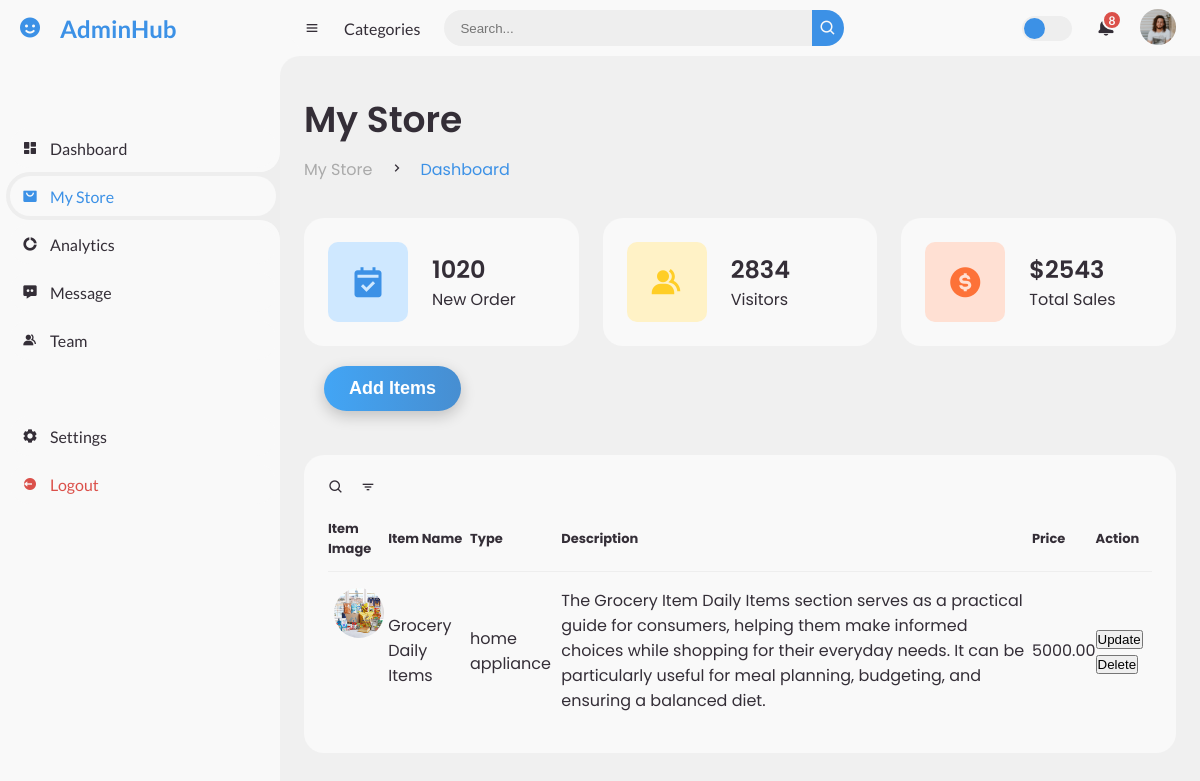
/admin/myStore.php, run on an earlier commit of the app's database.
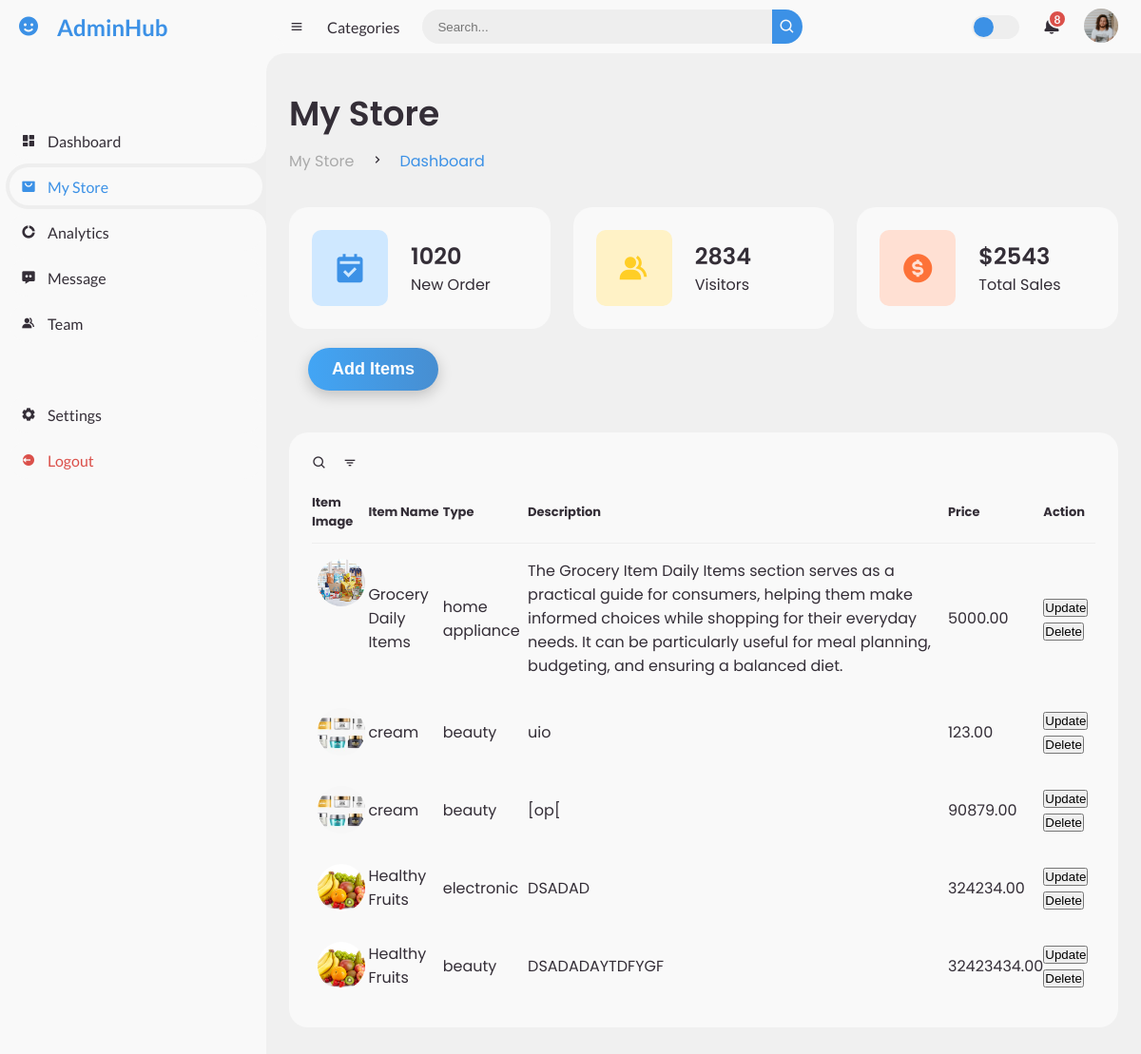
And on a later commit of the database.
### tables this page shows
CREATE TABLE `items` (
  `n_id` int(11) NOT NULL,
  `name` varchar(255) NOT NULL,
  `type` varchar(255) NOT NULL,
  `description` text NOT NULL,
  `price` decimal(10,2) NOT NULL,
  `image` varchar(255) NOT NULL
);

### admin/fetch_items.php (the view, shortened to what this page needs)
<?php
include '../dbase.php';
$sql = "SELECT * FROM items";
$result = $conn->query($sql);
if ($result->num_rows > 0) {
    while ($row = $result->fetch_assoc()) {
        echo "<tr>";
        echo "<td><img src='" . htmlspecialchars($row['image']) . "' alt='Item Image' style='width: 50px; height: 50px;'></td>";
        echo "<td>" . htmlspecialchars($row['name']) . "</td>";
        echo "<td>" . htmlspecialchars($row['type']) . "</td>";
        echo "<td>" . htmlspecialchars($row['description']) . "</td>";
        echo "<td>" . htmlspecialchars($row['price']) . "</td>";
        echo "<td>
                <button class='update-btn' data-id='" . htmlspecialchars($row['n_id']) . "'>Update</button>
                <button class='delete-btn' data-id='" . htmlspecialchars($row['n_id']) . "'>Delete</button>
              </td>";
        echo "</tr>";
    }
} else {
    echo "<tr><td colspan='6'>No items found.</td></tr>";
}
?>

### admin/myStore.php (shortened to what this page needs)
<!DOCTYPE html>
<html lang="en">
<head>
	<link href='https://unpkg.com/boxicons@2.0.9/css/boxicons.min.css' rel='stylesheet'>
	<link rel="stylesheet" href="style.css">
    <link rel="stylesheet" href="myStoreStyle.css">
</head>
<body>
	<section id="sidebar">
		<a href="#" class="brand">
			<i class='bx bxs-smile'></i>
			<span class="text">AdminHub</span>
		</a>
		<ul class="side-menu top">
			<li>
				<a href="index.php">
					<i class='bx bxs-dashboard' ></i>
					<span class="text">Dashboard</span>
				</a>
			</li>
			<li class="active">
				<a href="myStore.php">
					<i class='bx bxs-shopping-bag-alt' ></i>
					<span class="text">My Store</span>
				</a>
			</li>
			<li>
				<a href="#">
					<i class='bx bxs-doughnut-chart' ></i>
					<span class="text">Analytics</span>
				</a>
			</li>
			<li>
				<a href="#">
					<i class='bx bxs-message-dots' ></i>
					<span class="text">Message</span>
				</a>
			</li>
			<li>
				<a href="#">
					<i class='bx bxs-group' ></i>
					<span class="text">Team</span>
				</a>
			</li>
		</ul>
		<ul class="side-menu">
			<li>
				<a href="#">
					<i class='bx bxs-cog' ></i>
					<span class="text">Settings</span>
				</a>
			</li>
			<li>
				<a href="#" class="logout">
					<i class='bx bxs-log-out-circle' ></i>
					<span class="text">Logout</span>
				</a>
			</li>
		</ul>
	</section>
<section id="content">
    <nav>
        <i class='bx bx-menu'></i>
        <a href="#" class="nav-link">Categories</a>
        <form action="#">
            <div class="form-input">
                <input type="search" placeholder="Search...">
                <button type="submit" class="search-btn"><i class='bx bx-search'></i></button>
            </div>
        </form>
        <label for="switch-mode" class="switch-mode"></label>
        <a href="#" class="notification">
            <span class="num">8</span>
        </a>
        <a href="#" class="profile">
            <img src="img/people.png">
        </a>
    </nav>
    <main>
        <div class="head-title">
            <div class="left">
                <h1>My Store</h1>
                <ul class="breadcrumb">
                    <li>
                        <a href="">My Store</a>
                    </li>
                    <li><i class='bx bx-chevron-right'></i></li>
                    <li>
                        <a class="active" href="index.php">Dashboard</a>
                    </li>
                </ul>
            </div>
        </div>
        <ul class="box-info">
            <li>
                <i class='bx bxs-calendar-check'></i>
                <span class="text">
                    <h3>1020</h3>
                    <p>New Order</p>
                </span>
            </li>
            <li>
                <i class='bx bxs-group'></i>
                <span class="text">
                    <h3>2834</h3>
                    <p>Visitors</p>
                </span>
            </li>
            <li>
                <i class='bx bxs-dollar-circle'></i>
                <span class="text">
                    <h3>$2543</h3>
                    <p>Total Sales</p>
                </span>
            </li>
        </ul>
        <button id="addItemBtn" class="add-item-button">Add Items</button>
<div class="table-data">
    <div class="order">
        <div class="head">
            <i class='bx bx-search'></i>
            <i class='bx bx-filter'></i>
        </div>
        <table>
            <thead>
                <tr>
                    <th>Item Image</th>
                    <th>Item Name</th>
                    <th>Type</th>
                    <th>Description</th>
                    <th>Price</th>
                    <th>Action</th>
                </tr>
            </thead>
            <tbody id="itemsTableBody">
                <?php include 'fetch_items.php'; ?>
            </tbody>
        </table>
    </div>
</div>
    </main>
</section>
</body>
</html>

### admin/mystorestyle.css (style rules this page uses)
body { font-family: 'Poppins', sans-serif; background-color: #f0f0f0; }
.add-item-button { padding: 12px 25px; background-image: linear-gradient(to right, #42a5f5, #478ed1); color: white; border: none; cursor: pointer; font-size: 18px; font-weight: bold; border-radius: 30px; box-shadow: 0px 5px 15px rgba(0, 0, 0, 0.2); transition: background 0.3s, transform 0.3s; margin: 20px; }
.table-data img { border-radius: 5px; object-fit: cover; }

What changed in the data, as far as the page shows it:
added items: image (picture), name "cream", type "beauty", description "uio", price "123.00"
added items: image (picture), name "cream", type "beauty", description "[op[", price "90879.00"
added items: image (picture), name "Healthy Fruits", type "electronic", description "DSADAD", price "324234.00"
added items: image (picture), name "Healthy Fruits", type "beauty", description "DSADADAYTDFYGF", price "32423434.00"
